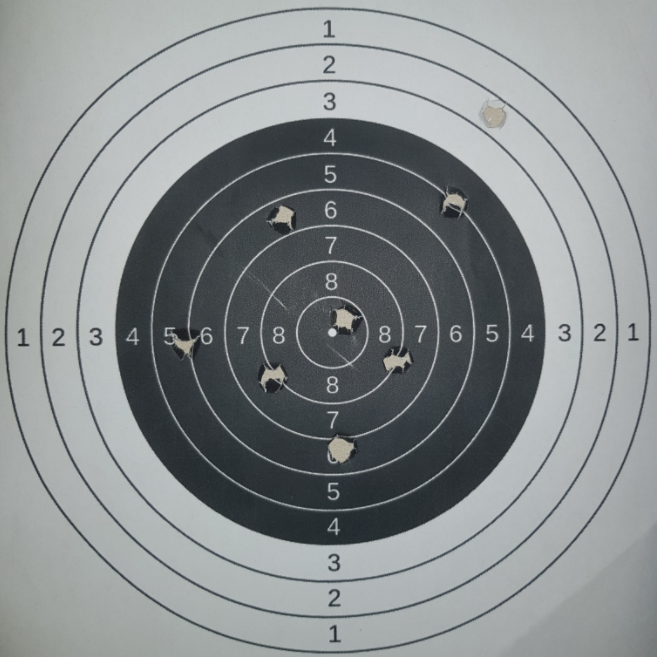
#> input picture 1.png, 657 x 657 px; the run also reads 1 picture not shown here
$ jupyter execute test.ipynb
#> lines starting #> are read from the running program, lines starting #| are printed output that depends on the picture; after the words box and inside, x2 and y2 are one past the last pixel; in counts of white or black regions, pixels touching at a corner belong together
[cell 1]
import cv2
import numpy as np
import imutils

def centroid(contour):
    M = cv2.moments(contour)
    cx = int(round(M['m10']/M['m00']))
    cy = int(round(M['m01']/M['m00']))
    centre = (cx, cy)
    return centre

def getScore(scoreboundaries, HoleDist): #function to assign a score to each hole

    score = 0

    if scoreboundaries[0]>HoleDist:
        score = 10
    for i in range(1, len(scoreboundaries)):
        if scoreboundaries[i-1]<=HoleDist<scoreboundaries[i]:
            score = len(scoreboundaries) - i
    return score


default = cv2.imread("1.png")
#> default is the input picture: shape (657, 657, 3); mean B, G, R 142.2, 140.9, 135.9
img = cv2.resize(default,(640,640))

hsv = cv2.cvtColor(img, cv2.COLOR_BGR2HSV)
h,s,v = cv2.split(hsv)

v_mask = cv2.inRange(v, 0, 155)
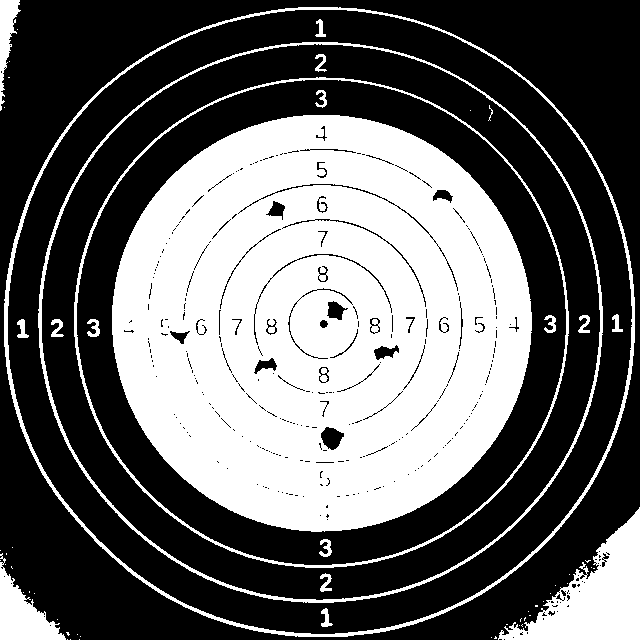
#> v_mask: shape (640, 640); 39.6% white; 59 white regions (39 under 20 px)

cnts = cv2.findContours(v_mask.copy(), cv2.RETR_EXTERNAL, cv2.CHAIN_APPROX_SIMPLE)
#> cnts = 42 contours, 38 with area under 20; largest, box (x1, y1, x2, y2) and area: (4, 7, 635, 637) 314138, (498, 507, 640, 640) 8165, (0, 553, 66, 640) 2317, (0, 0, 21, 111) 869
cnts = imutils.grab_contours(cnts)

for c in cnts:

    if cv2.contourArea(c) > 10000:
        cv2.drawContours(img, [c], -1, (0, 255, 0), 2)
        area_max = cv2.contourArea(c)
#> this loop made 42 passes
#> area_max on pass 41: 314138

radius_max = np.sqrt(area_max / np.pi)
#> radius_max = 316.2
section_size = radius_max / 9
#> section_size = 35.14

centre_v_mask = cv2.inRange(v, 215, 255)
cnts = cv2.findContours(centre_v_mask.copy(), cv2.RETR_EXTERNAL,cv2.CHAIN_APPROX_SIMPLE)
#> cnts = 1 contour, all with area under 20
cnts = imutils.grab_contours(cnts)
#> cnts = 1 item

for c in cnts:
    if cv2.contourArea(c) > 10:
        centre_coords = centroid(c)
#> this loop made 1 pass
#> (cx in centroid, cy in centroid) on pass 1: (323, 324)

h_mask = cv2.inRange(h, 0, 30)
h_mask = cv2.medianBlur(h_mask, 11)
cnts = cv2.findContours(h_mask.copy(), cv2.RETR_EXTERNAL, cv2.CHAIN_APPROX_SIMPLE)
#> cnts = 8 contours; box (x1, y1, x2, y2) and area: (321, 427, 343, 449) 334, (471, 103, 492, 124) 276, (325, 301, 344, 320) 252, (374, 346, 399, 360) 213, (255, 358, 277, 372) 187, (268, 201, 285, 218) 177, (433, 189, 451, 201) 132, (172, 331, 187, 343) 106
cnts = imutils.grab_contours(cnts)

holes = []
HoleDists = []


scoreboundaries = []
for i in range(1,10): #calculate other rings

    cv2.circle(img, centre_coords, int(i*(section_size)), (255, 0, 0), 1)
    scoreboundaries.append(int(i*(section_size)))
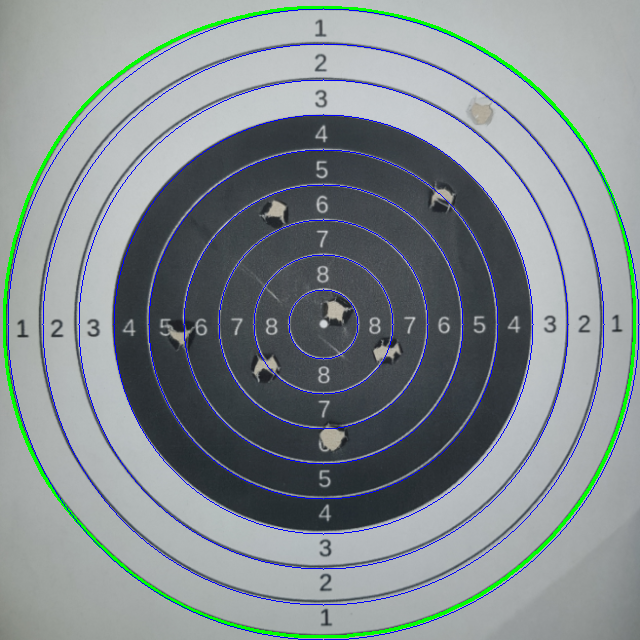
#> img: shape (640, 640, 3); mean B, G, R 142.3, 139.6, 130.8
#> after the loop, scoreboundaries = [35, 70, 105, 140, 175, 210, 245, 281, 316]

for c in cnts: #plot bullet holes

    if cv2.contourArea(c) > 1:
        x,y,w,h = cv2.boundingRect(c)
        pts =[(x, y), (x+w, y), (x, y+h), (x+w, y+h)]

        centre_holes = centroid(c)
        pts.append(centre_holes)

        pointscore = 0
        for pt in c:
            pt = pt[0]
            X = pt[0]
            Y = pt[1]

            HoleDist = np.sqrt((X-centre_coords[0])**2 + (Y - centre_coords[1])**2)
            HoleDists.append(HoleDist)
            score = getScore(scoreboundaries, HoleDist)

            if score>pointscore:
                pointScore = score

        cv2.circle(img, (centre_holes), 1, (0, 0, 255), -1)
        cv2.rectangle(img, (x,y),(x+w,y+h),(0,0,255),2)
        cv2.drawContours(img, [c], -1, (0, 255, 0), 1)

        pointScore = score
        cv2.putText(img, "Score: " + str(pointScore), (centre_holes[0] - 20, centre_holes[1] + 20),
        cv2.FONT_HERSHEY_SIMPLEX, 0.5, (0, 0, 255), 2)
#> this loop made 8 passes
#> (x, y, w, h, cx in centroid, cy in centroid) on passes 1 to 3: (321, 427, 22, 22, 331, 437), (255, 358, 22, 14, 266, 365), (374, 346, 25, 14, 385, 352)
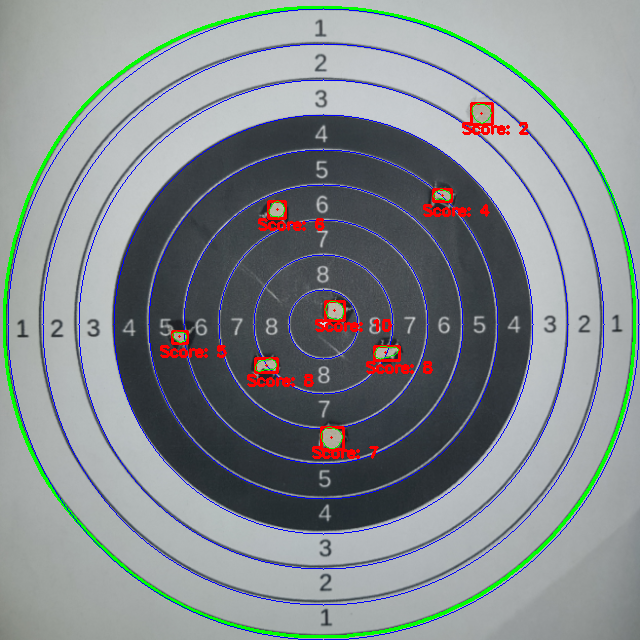
#> img: shape (640, 640, 3); 1.29% of pixels changed, all inside (x1, y1, x2, y2) = (160, 102, 529, 459)
#> after the loop, HoleDists = 228 values, max 273 at index 223, min 9.22 at index 124, mean 123.5

cv2.imshow('frame', img)
cv2.waitKey(0)
#> Out = 27

[cell 2]
import cv2
import matplotlib.pyplot as plt
import numpy as np
width = 400
height = 400
# Charger l'image de la cible avant les tirs
before_image = cv2.imread("before.jpg")
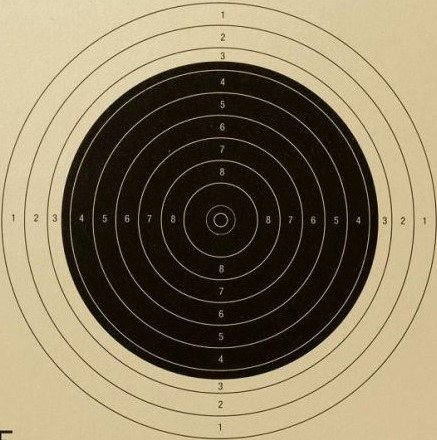
#> input picture before.jpg, 437 x 440 px
#> before_image is the input picture: shape (440, 437, 3); mean B, G, R 95.5, 123.1, 135.9

# Charger l'image de la cible après les tirs
after_image = cv2.imread("after2.jpg")
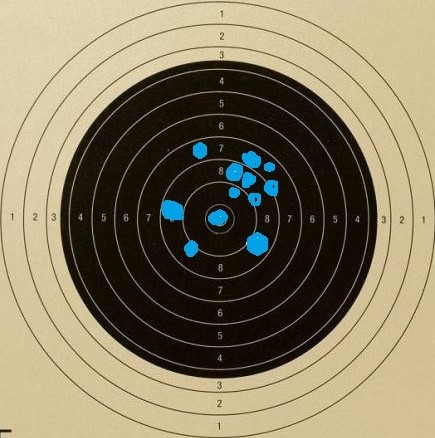
#> input picture after2.jpg, 435 x 438 px
#> after_image is the input picture: shape (438, 435, 3); mean B, G, R 98.3, 124.3, 135

#Redimensioner les images pour qu'elles ont les même dimensions
before_image = cv2.resize(before_image,(width,height))
#> before_image: shape (400, 400, 3)
after_image = cv2.resize(after_image,(width,height))
#> after_image: shape (400, 400, 3)

# Convertir les images en nuances de gris pour faciliter le calcul de la différence
before_gray = cv2.cvtColor(before_image, cv2.COLOR_BGR2GRAY)
after_gray = cv2.cvtColor(after_image, cv2.COLOR_BGR2GRAY)

# Calculer la différence entre les deux images en nuances de gris
diff = cv2.absdiff(before_gray, after_gray)

# Appliquer un seuil pour mettre en évidence les différences
_, threshold = cv2.threshold(diff, 25, 255, cv2.THRESH_BINARY)

# Utiliser l'opération morphologique "opening" pour éliminer les bruits
kernel = cv2.getStructuringElement(cv2.MORPH_ELLIPSE, (3,3))
#> kernel = [[0, 1, 0], [1, 1, 1], [0, 1, 0]]
threshold = cv2.morphologyEx(threshold, cv2.MORPH_OPEN, kernel, iterations = 2)

# Trouver les contours des zones modifiées
contours = cv2.findContours(threshold, cv2.RETR_EXTERNAL, cv2.CHAIN_APPROX_SIMPLE)[0]
#> contours = 16 contours, 3 with area under 20; largest, box (x1, y1, x2, y2) and area: (208, 149, 236, 172) 341, (227, 212, 247, 234) 293, (148, 182, 169, 201) 280, (222, 138, 240, 154) 194, (177, 129, 191, 146) 161

# Dessiner des cercles rouges autour des impacts de balle
for c in contours:
    (x, y, w, h) = cv2.boundingRect(c)
    cv2.circle(after_image, (x + w // 2, y + h // 2), w // 2, (0, 0, 255), 2)
#> this loop made 16 passes
#> (x, y, w, h) on passes 3, 4, 5, 7: (2, 391, 9, 5), (169, 220, 14, 15), (227, 212, 20, 22), (191, 191, 18, 15)

# Compter le nombre de points
point_count = len(contours)
#> point_count = 16

# Afficher le nombre de points dans la console
#print("Nombre d'impact de balles : ", point_count)


# Afficher l'image avec les impacts de balle surimposés
cv2.imshow("Nombre d'impact de balles : "+ str(point_count), after_image)
cv2.waitKey(0)
cv2.destroyAllWindows()
plt.imshow(after_image)
plt.show()

[cell 3]
import cv2
import matplotlib.pyplot as plt
import numpy as np
width = 400
height = 400
# Charger l'image de la cible avant les tirs
before_image = cv2.imread("before.jpg")

# Charger l'image de la cible après les tirs
after_image = cv2.imread("after.jpg")
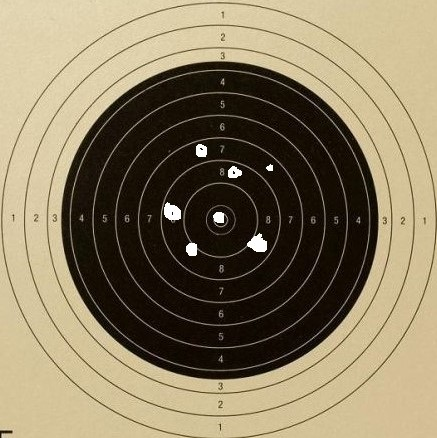
#> input picture after.jpg, 437 x 438 px
#> after_image is the input picture: shape (438, 437, 3); mean B, G, R 96.7, 124, 136.8

#Redimensioner les images pour qu'elles ont les même dimensions
before_image = cv2.resize(before_image,(width,height))
after_image = cv2.resize(after_image,(width,height))
#> after_image: shape (400, 400, 3)

# Convertir les images en nuances de gris pour faciliter le calcul de la différence
before_gray = cv2.cvtColor(before_image, cv2.COLOR_BGR2GRAY)
after_gray = cv2.cvtColor(after_image, cv2.COLOR_BGR2GRAY)

# Calculer la différence entre les deux images en nuances de gris
diff = cv2.absdiff(before_gray, after_gray)

# Appliquer un seuil pour mettre en évidence les différences
_, threshold = cv2.threshold(diff, 25, 255, cv2.THRESH_BINARY)

# Utiliser l'opération morphologique "opening" pour éliminer les bruits
kernel = cv2.getStructuringElement(cv2.MORPH_ELLIPSE, (3,3))
threshold = cv2.morphologyEx(threshold, cv2.MORPH_OPEN, kernel, iterations = 2)

# Trouver les contours des zones modifiées
contours = cv2.findContours(threshold, cv2.RETR_EXTERNAL, cv2.CHAIN_APPROX_SIMPLE)[0]
#> contours = 10 contours, 3 with area under 20; largest, box (x1, y1, x2, y2) and area: (225, 212, 245, 231) 200, (150, 184, 166, 202) 182, (179, 131, 190, 144) 105, (208, 151, 222, 163) 101, (170, 220, 182, 234) 100, (195, 193, 206, 206) 81, (243, 149, 250, 157) 26

# Dessiner des cercles rouges autour des impacts de balle
for c in contours:
    (x, y, w, h) = cv2.boundingRect(c)
    cv2.circle(after_image, (x + w // 2, y + h // 2), w // 2, (0, 0, 255), 2)
#> this loop made 10 passes
#> (x, y, w, h) on passes 4 to 7: (170, 220, 12, 14), (225, 212, 20, 19), (195, 193, 11, 13), (150, 184, 16, 18)

# Compter le nombre de points
point_count = len(contours)
#> point_count = 10

# Afficher le nombre de points dans un coin de l'image
cv2.putText(after_image, str(point_count), (10, 30), cv2.FONT_HERSHEY_SIMPLEX, 1, (0, 0, 255), 2)

# Afficher l'image avec les impacts de balle surimposés
cv2.imshow("Nombre d'impact de balles : "+ str(point_count), after_image)
cv2.waitKey(0)
cv2.destroyAllWindows()
plt.imshow(after_image)
plt.show()

[cell 4]
import cv2
import matplotlib.pyplot as plt
import numpy as np

width = 400
height = 400
# Charger l'image de la cible avant les tirs
before_image = cv2.imread("center.jpg")

# Charger l'image de la cible après les tirs
after_image = cv2.imread("center_after_2.jpg")
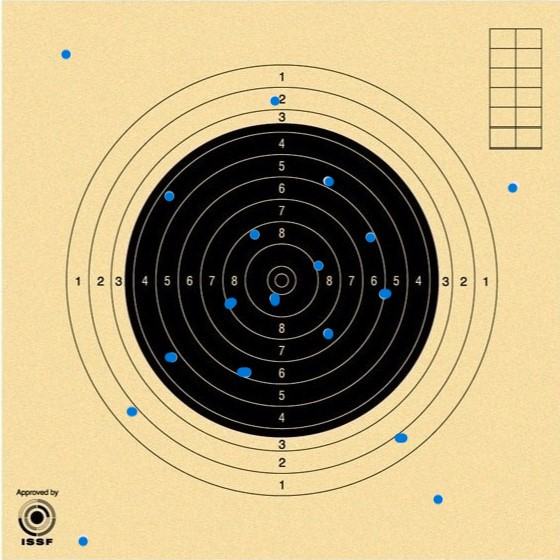
#> input picture center_after_2.jpg, 560 x 560 px
#> after_image is the input picture: shape (560, 560, 3); mean B, G, R 125.1, 166.6, 184.5

#Redimensioner les images pour qu'elles ont les même dimensions
before_image = cv2.resize(before_image,(width,height))
#> before_image: shape (400, 400, 3)
after_image = cv2.resize(after_image,(width,height))
#> after_image: shape (400, 400, 3)

# Convertir les images en nuances de gris pour faciliter le calcul de la différence
before_gray = cv2.cvtColor(before_image, cv2.COLOR_BGR2GRAY)
after_gray = cv2.cvtColor(after_image, cv2.COLOR_BGR2GRAY)

# Calculer la différence entre les deux images en nuances de gris
diff = cv2.absdiff(before_gray, after_gray)

# Appliquer un seuil pour mettre en évidence les différences
_, threshold = cv2.threshold(diff, 25, 255, cv2.THRESH_BINARY)

# Utiliser l'opération morphologique "opening" pour éliminer les bruits
kernel = cv2.getStructuringElement(cv2.MORPH_ELLIPSE, (3,3))
threshold = cv2.morphologyEx(threshold, cv2.MORPH_OPEN, kernel, iterations = 2)

# Trouver les contours des zones modifiées
# contours = cv2.findContours(threshold, cv2.RETR_EXTERNAL, cv2.CHAIN_APPROX_SIMPLE)[0]
contours = cv2.findContours(threshold, cv2.RETR_EXTERNAL, cv2.CHAIN_APPROX_SIMPLE)[0]
#> contours = 18 contours, 1 with area under 20; largest, box (x1, y1, x2, y2) and area: (192, 209, 200, 219) 48, (169, 262, 180, 270) 47, (117, 251, 127, 259) 46, (282, 309, 291, 317) 42, (117, 136, 125, 144) 41

# Initialiser un compteur de points
points = 0

# Définir les centres et les rayons des cercles de points
circles = {
    "10": ((width // 2, height // 2), width // 40),
    "9": ((width // 2, height // 2), width // 16),
    "8": ((width // 2, height // 2), width // 9.5),
    "7": ((width // 2, height // 2), width // 7),
    "6": ((width // 2, height // 2), width // 5.2),
    "5": ((width // 2, height // 2), width // 4.4),
    "4": ((width // 2, height // 2), width // 3.7),
    "3": ((width // 2, height // 2), width // 3.3),
    "2": ((width // 2, height // 2), width // 2.9),
    "1": ((width // 2, height // 2), width // 2.6)
}

# # Définir les centres et les rayons des cercles de points
# circles = {
#     "9": ((width // 2, height // 2), width // 4),
#     "7": ((width // 4, height // 4), width // 8),
#     "5": ((3 * width // 4, 3 * height // 4), width // 8)
# }


for _, (center, radius) in circles.items():
    radius = int(radius)
    cv2.circle(after_image, center, radius, (0,255,0), 2)


# Dessiner des cercles rouges autour des impacts de balle
total_points = 0
points = {point: 0 for point in circles.keys()}
for c in contours:
    (x, y, w, h)= cv2.boundingRect(c)
    cv2.circle(after_image, (x + w // 2, y + h // 2), w // 2, (0, 0, 255), 2)

    center = (x + w // 2, y + h // 2)
    for point, (circle_center, radius) in circles.items():
        distance = cv2.norm(np.array(center), np.array(circle_center))
        if distance <= radius:
            points[point] += 1
            cv2.putText(after_image, point, (x + w // 2, y + h // 2), cv2.FONT_HERSHEY_SIMPLEX, 1, (0, 0, 255), 2)
            total_points += int(point)
            break
#> this loop made 18 passes
#> (x, y, w, h, center) on passes 1 to 4: (56, 383, 7, 7, (59, 386)), (309, 353, 8, 7, (313, 356)), (282, 309, 9, 8, (286, 313)), (90, 290, 8, 8, (94, 294))
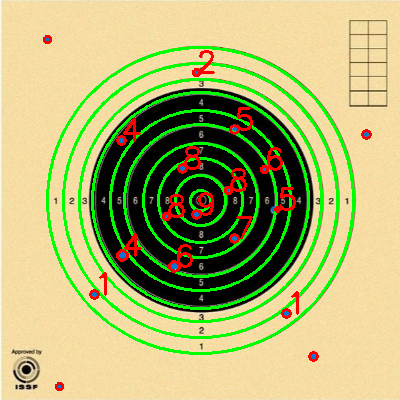
#> after_image: shape (400, 400, 3); mean B, G, R 115.8, 178.5, 177.1
#> after the loop, points = 10 items; total_points = 74


# [8 lines of commented-out code are left out]


print("Total points: ", total_points)
#| Total points:  74

print("nombre d'impacts: ", sum(points.values()))
#| nombre d'impacts:  14

cv2.imshow("Nombre de points : "+ str(total_points), after_image)
cv2.waitKey(0)
cv2.destroyAllWindows()

plt.imshow(after_image)
plt.show()

[cell 5]
import cv2
import matplotlib.pyplot as plt
import numpy as np
# Charger l'image de la cible après les tirs
after_image = cv2.imread("after.jpg")

#Redimensioner les images pour qu'elles ont les même dimensions
before_image = cv2.resize(before_image,(width,height))
after_image = cv2.resize(after_image,(width,height))

# Convertir l'image en espace de couleur HSV
hsv = cv2.cvtColor(after_image, cv2.COLOR_BGR2HSV)

# Définir les limites de la plage de couleur pour les impacts de la cible
lower_color = (0, 0, 0)
upper_color = (180, 255, 90)

# Appliquer le filtrage par couleur pour masquer les zones de l'image qui ne contiennent pas les impacts de la cible
mask = cv2.inRange(hsv, lower_color, upper_color)

# Appliquer le masque à l'image pour isoler les impacts de la cible
res = cv2.bitwise_and(after_image, after_image, mask= mask)

# Utiliser l'opération morphologique "opening" pour éliminer les bruits
kernel = cv2.getStructuringElement(cv2.MORPH_ELLIPSE, (3,3))
res = cv2.morphologyEx(res, cv2.MORPH_OPEN, kernel, iterations = 2)

# Trouver les contours des zones modifiées
contours = cv2.findContours(threshold, cv2.RETR_EXTERNAL, cv2.CHAIN_APPROX_SIMPLE)[0]


# Initialiser un compteur de points
points = 0

# Définir les centres et les rayons des cercles de points
circles = {
    "10": ((width // 2, height // 2), width // 30),
    "9": ((width // 2, height // 2), width // 11),
    "8": ((width // 2, height // 2), width // 7),
    "7": ((width // 2, height // 2), width // 5),
    "6": ((width // 2, height // 2), width // 4),
    "5": ((width // 2, height // 2), width // 3.4),
    "4": ((width // 2, height // 2), width // 2.9),
    "3": ((width // 2, height // 2), width // 2.5),
    "2": ((width // 2, height // 2), width // 2.2),
    "1": ((width // 2, height // 2), width // 2),
    # "7": ((width // 4, height // 4), width // 8),
    # "5": ((3 * width // 4, 3 * height // 4), width // 8)
}

# # Définir les centres et les rayons des cercles de points
# circles = {
#     "9": ((width // 2, height // 2), width // 4),
#     "7": ((width // 4, height // 4), width // 8),
#     "5": ((3 * width // 4, 3 * height // 4), width // 8)
# }


for _, (center, radius) in circles.items():
    radius = int(radius)
    cv2.circle(after_image, center, radius, (0,255,0), 2)
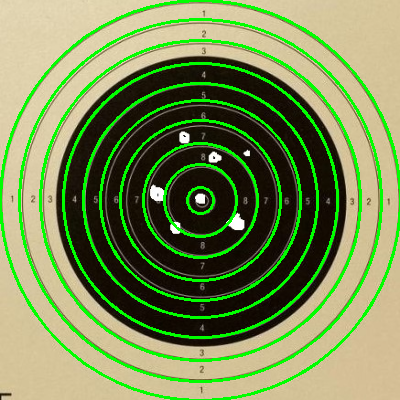
#> after_image: shape (400, 400, 3); mean B, G, R 86, 141.8, 121.5


# Dessiner des cercles rouges autour des impacts de balle
# for c in contours:
#     (x, y, w, h)= cv2.boundingRect(c)
#     cv2.circle(after_image, (x + w // 2, y + h // 2), w // 2, (0, 0, 255), 2)
total_points = 0
points = {point: 0 for point in circles.keys()}
for c in contours:
    (x, y, w, h)= cv2.boundingRect(c)
    cv2.circle(after_image, (x + w // 2, y + h // 2), w // 2, (0, 0, 255), 2)

    center = (x + w // 2, y + h // 2)
    for point, (circle_center, radius) in circles.items():
        distance = cv2.norm(np.array(center), np.array(circle_center))
        if distance <= radius:
            points[point] += 1
            cv2.putText(after_image, point, (x + w // 2, y + h // 2), cv2.FONT_HERSHEY_SIMPLEX, 1, (0, 0, 255), 2)
            total_points += int(point)
            break
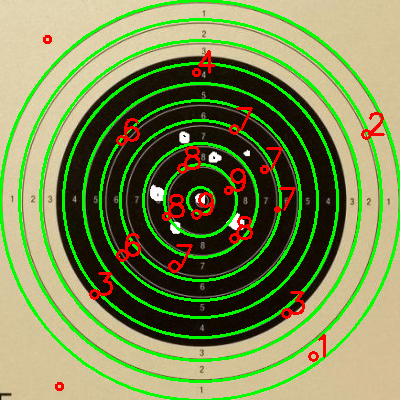
#> after_image: shape (400, 400, 3); 2.24% of pixels changed, all inside (x1, y1, x2, y2) = (43, 35, 385, 391)
#> after the loop, total_points = 95


# [8 lines of commented-out code are left out]


print("Total points: ", total_points)
#| Total points:  95

print("nombre d'impacts: ", sum(points.values()))
#| nombre d'impacts:  16

cv2.imshow("Nombre de points : "+ str(total_points), after_image)
cv2.waitKey(0)
cv2.destroyAllWindows()

plt.imshow(after_image)
plt.show()

[cell 6]
import cv2
import matplotlib.pyplot as plt
import numpy as np

# Charger les images
before_image = cv2.imread("before.jpg")
after_image = cv2.imread("center_after_2.jpg")
gray_before = cv2.cvtColor(before_image, cv2.COLOR_BGR2GRAY)
gray_after = cv2.cvtColor(after_image, cv2.COLOR_BGR2GRAY)

# Appliquer une réduction de bruit pour faciliter la détection de cercles
gray_before = cv2.medianBlur(gray_before, 5)
gray_after = cv2.medianBlur(gray_after, 5)

# Détecter les cercles dans les images
circles_before = cv2.HoughCircles(gray_before, cv2.HOUGH_GRADIENT, 1, 20, param1=150, param2=30, minRadius=0, maxRadius=0)
#> circles_before = [[219.5, 220.5, 158.6], [206.5, 204.5, 178.5], [203.5, 233.5, 179.1], [238.5, 203.5, 133.4], [234.5, 234.5, 138], [252.5, 218.5, 125.6], [186.5, 251.5, 114.2]]
circles_after = cv2.HoughCircles(gray_after, cv2.HOUGH_GRADIENT, 1, 30, param1=150, param2=150, minRadius=0, maxRadius=0)
#> circles_after = [[280.5, 280.5, 157.2]]


# Extraire les coordonnées x, y, et rayon du cercle dans les images
x1, y1, r1 = int(circles_before[0, 0, 0]), int(circles_before[0, 0, 1]), int(circles_before[0, 0, 2])
#> x1 = 219; y1 = 220; r1 = 158
x2, y2, r2 = int(circles_after[0, 0, 0]), int(circles_after[0, 0, 1]), int(circles_after[0, 0, 2])
#> x2 = 280; y2 = 280; r2 = 157

before_image = cv2.cvtColor(before_image, cv2.COLOR_BGR2RGB)
cv2.circle(before_image, (x1, y1), r1, (255,0,0), 2)
before_image = cv2.cvtColor(before_image, cv2.COLOR_BGR2RGB)
cv2.circle(after_image, (x2, y2), r2, (255,0,0), 2)

plt.imshow(before_image)
plt.show()

plt.imshow(after_image)
plt.show()
